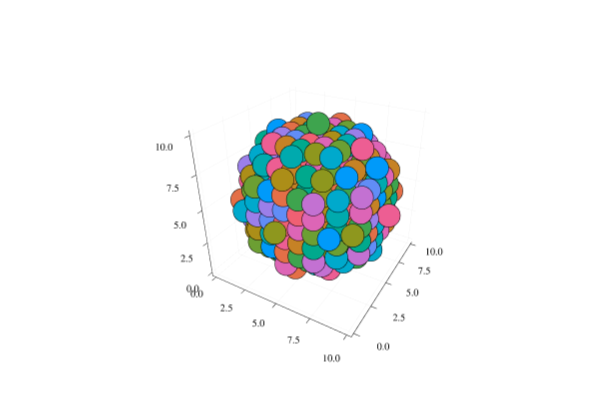

Write notebook code for a chart like this one.
### Code cell
plot(coords; color=1:length(coords))
